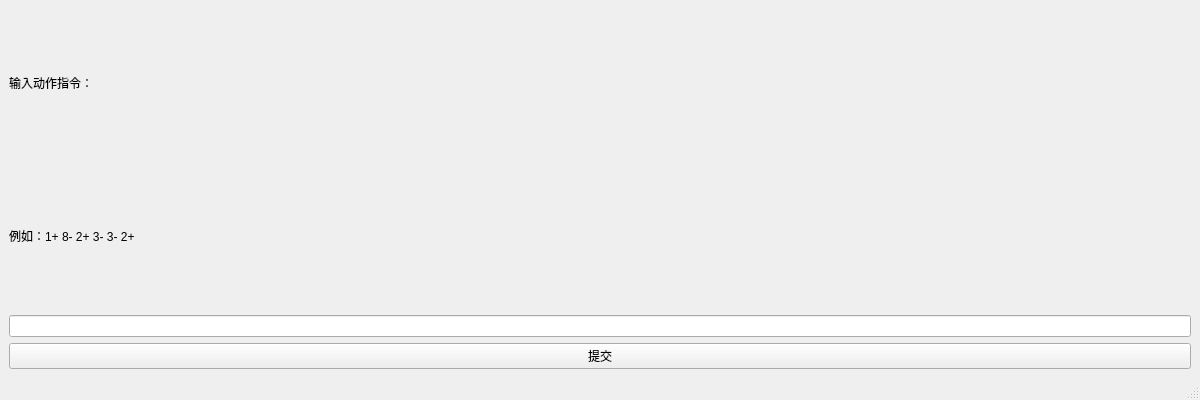
<?xml version="1.0" encoding="UTF-8"?>
<ui version="4.0">
 <class>input_action</class>
 <widget class="QMainWindow" name="input_action">
  <property name="geometry">
   <rect>
    <x>0</x>
    <y>0</y>
    <width>1200</width>
    <height>400</height>
   </rect>
  </property>
  <property name="windowTitle">
   <string>MainWindow</string>
  </property>
  <widget class="QWidget" name="centralwidget">
   <layout class="QGridLayout" name="gridLayout">
    <item row="2" column="0">
     <widget class="QLineEdit" name="lineEdit_action"/>
    </item>
    <item row="3" column="0">
     <widget class="QPushButton" name="button_action">
      <property name="text">
       <string>提交</string>
      </property>
     </widget>
    </item>
    <item row="0" column="0">
     <widget class="QLabel" name="label">
      <property name="text">
       <string>输入动作指令：</string>
      </property>
     </widget>
    </item>
    <item row="1" column="0">
     <widget class="QLabel" name="label_2">
      <property name="text">
       <string>例如：1+ 8- 2+ 3- 3- 2+</string>
      </property>
     </widget>
    </item>
   </layout>
  </widget>
  <widget class="QStatusBar" name="statusbar"/>
 </widget>
 <resources/>
 <connections/>
</ui>
